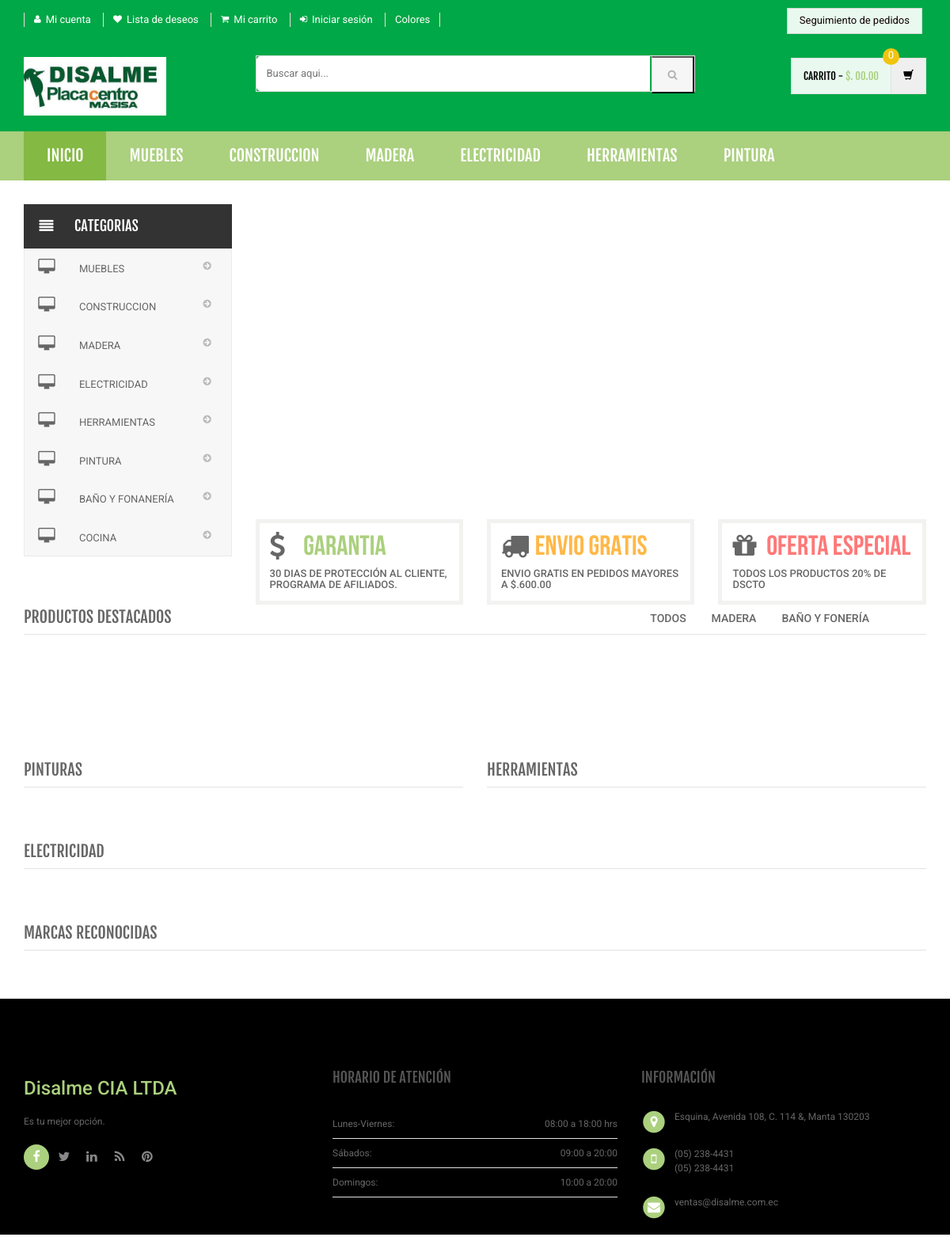
The page / on the database its author committed.
### tables this page shows
CREATE TABLE `category` (
  `id` int(11) NOT NULL,
  `categoryName` varchar(255) DEFAULT NULL,
  `categoryDescription` longtext DEFAULT NULL,
  `creationDate` timestamp NOT NULL DEFAULT current_timestamp(),
  `updationDate` varchar(255) DEFAULT NULL
);

### index.php (the view, shortened to what this page needs)
<?php
include('includes/config.php');
?>
<!DOCTYPE html>
<html lang="es">
	<head>
	    <link rel="stylesheet" href="assets/css/bootstrap.min.css">
	    <link rel="stylesheet" href="assets/css/main.css">
	    <link rel="stylesheet" href="assets/css/green.css">
	    <link rel="stylesheet" href="assets/css/owl.carousel.css">
		<link rel="stylesheet" href="assets/css/owl.transitions.css">
		<link rel="stylesheet" href="assets/css/owl.theme.css">
		<link href="assets/css/lightbox.css" rel="stylesheet">
		<link rel="stylesheet" href="assets/css/animate.min.css">
		<link rel="stylesheet" href="assets/css/rateit.css">
		<link rel="stylesheet" href="assets/css/bootstrap-select.min.css">
		<link rel="stylesheet" href="assets/css/config.css">
		<link href="assets/css/green.css" rel="alternate stylesheet" title="Green color">
		<link href="assets/css/blue.css" rel="alternate stylesheet" title="Blue color">
		<link href="assets/css/red.css" rel="alternate stylesheet" title="Red color">
		<link href="assets/css/orange.css" rel="alternate stylesheet" title="Orange color">
		<link href="assets/css/dark-green.css" rel="alternate stylesheet" title="Darkgreen color">
		<link rel="stylesheet" href="assets/css/font-awesome.min.css">
	</head>
    <body class="cnt-home">
<header class="header-style-1">
<?php include('includes/top-header.php');?>
<?php include('includes/main-header.php');?>
<?php include('includes/menu-bar.php');?>
</header>
<div class="body-content outer-top-xs" id="top-banner-and-menu">
	<div class="container">
		<div class="furniture-container homepage-container">
		<div class="row">
			<div class="col-xs-12 col-sm-12 col-md-3 sidebar">
	<?php include('includes/side-menu.php');?>
			</div>
			<div class="col-xs-12 col-sm-12 col-md-9 homebanner-holder">
<div id="hero" class="homepage-slider3">
</div>
<div class="info-boxes wow fadeInUp">
	<div class="info-boxes-inner">
		<div class="row">
			<div class="col-md-6 col-sm-4 col-lg-4">
				<div class="info-box">
					<div class="row">
						<div class="col-xs-2">
						     <i class="icon fa fa-dollar"></i>
						</div>
						<div class="col-xs-10">
							<h4 class="info-box-heading green">Garantia</h4>
						</div>
					</div>
					<h6 class="text">30 dias de protección al cliente, programa de afiliados.</h6>
				</div>
			</div>
			<div class="hidden-md col-sm-4 col-lg-4">
				<div class="info-box">
					<div class="row">
						<div class="col-xs-2">
							<i class="icon fa fa-truck"></i>
						</div>
						<div class="col-xs-10">
							<h4 class="info-box-heading orange">Envio gratis</h4>
						</div>
					</div>
					<h6 class="text">envio gratis en pedidos mayores a $.600.00</h6>
				</div>
			</div>
			<div class="col-md-6 col-sm-4 col-lg-4">
				<div class="info-box">
					<div class="row">
						<div class="col-xs-2">
							<i class="icon fa fa-gift"></i>
						</div>
						<div class="col-xs-10">
							<h4 class="info-box-heading red">Oferta Especial</h4>
						</div>
					</div>
					<h6 class="text">Todos los productos 20% de dscto </h6>
				</div>
			</div>
		</div>
	</div>
</div>
			</div>
		</div>
		<div id="product-tabs-slider" class="scroll-tabs inner-bottom-vs  wow fadeInUp">
			<div class="more-info-tab clearfix">
			   <h3 class="new-product-title pull-left">Productos Destacados</h3>
				<ul class="nav nav-tabs nav-tab-line pull-right" id="new-products-1">
					<li class="active"><a href="#all" data-toggle="tab">Todos</a></li>
					<li><a href="#books" data-toggle="tab">Madera</a></li>
					<li><a href="#furniture" data-toggle="tab">Baño y Fonería</a></li>
				</ul>
			</div>
		</div>
			<div class="sections prod-slider-small outer-top-small">
				<div class="row">
					<div class="col-md-6">
	                   <section class="section">
	                   	<h3 class="section-title">Pinturas</h3>
	                   </section>
					</div>
					<div class="col-md-6">
						<section class="section">
							<h3 class="section-title">Herramientas</h3>
	                   </section>
					</div>
				</div>
			</div>
	<section class="section featured-product inner-xs wow fadeInUp">
    		<h3 class="section-title">Electricidad</h3>
		</section>
<?php include('includes/brands-slider.php');?>
</div>
</div>
<?php include('includes/footer.php');?>
</body>
</html>

### includes/menu-bar.php (shortened to what this page needs)
<div class="header-nav animate-dropdown">
    <div class="container">
        <div class="yamm navbar navbar-default" role="navigation">
            <div class="nav-bg-class">
                <div class="navbar-collapse collapse" id="mc-horizontal-menu-collapse">
	<div class="nav-outer">
		<ul class="nav navbar-nav">
			<li class="active dropdown yamm-fw">
				<a href="index" data-hover="dropdown" class="dropdown-toggle">Inicio</a>
			</li>
              <?php $sql=mysqli_query($con,"select id,categoryName  from category limit 6");
while($row=mysqli_fetch_array($sql))
{
    ?>
			<li class="dropdown yamm">
				<a href="category.php?cid=<?php echo $row['id'];?>"> <?php echo $row['categoryName'];?></a>
			</li>
			<?php } ?>
		</ul>
		<div class="clearfix"></div>
	</div>
</div>
            </div>
        </div>
    </div>
</div>

### includes/side-menu.php
<div class="side-menu animate-dropdown outer-bottom-xs">
    <div class="head"><i class="icon fa fa-align-justify fa-fw"></i> Categorias</div>
    <nav class="yamm megamenu-horizontal" role="navigation">
        <ul class="nav">
            <li class="dropdown menu-item">
              <?php $sql=mysqli_query($con,"select id,categoryName  from category");
while($row=mysqli_fetch_array($sql))
{
    ?>
                <a href="category?cid=<?php echo $row['id'];?>" class="dropdown-toggle"><i class="icon fa fa-desktop fa-fw"></i>
                <?php echo $row['categoryName'];?></a>
                <?php }?>
</li>
</ul>
    </nav>
</div>

### assets/css/green.css (style rules this page uses)
a { color: #abd07e; }
.header-style-1 .header-nav { background: #abd07e; }
.cnt-home .header-style-1 .header-nav .navbar .navbar-nav > li.active { background: #84b943; }
.info-box .info-box-heading.green { color: #abd07e; }

### assets/css/lightbox.css (style rules this page uses)
body:after { content: url(../images/close.png) url(../images/loading.gif) url(../images/prev.png) url(../images/next.png); display: none; }

### assets/css/blue.css (style rules this page uses)
a { color: #3498db; }
.header-style-1 .header-nav { background: #3498db; }
.cnt-home .header-style-1 .header-nav .navbar .navbar-nav > li.active { background: #1d6ca1; }
.info-box .info-box-heading.green { color: #3498db; }

### assets/css/red.css (style rules this page uses)
a { color: #ff6c6c; }
.header-style-1 .header-nav { background: #ff6c6c; }
.cnt-home .header-style-1 .header-nav .navbar .navbar-nav > li.active { background: #ff1a1a; }
.info-box .info-box-heading.green { color: #ff6c6c; }

### assets/css/orange.css (style rules this page uses)
a { color: #f39c12; }
.header-style-1 .header-nav { background: #f39c12; }
.cnt-home .header-style-1 .header-nav .navbar .navbar-nav > li.active { background: #ab6c09; }
.info-box .info-box-heading.green { color: #f39c12; }

### assets/css/dark-green.css (style rules this page uses)
a { color: #12cca7; }
.header-style-1 .header-nav { background: #12cca7; }
.cnt-home .header-style-1 .header-nav .navbar .navbar-nav > li.active { background: #0b816a; }
.info-box .info-box-heading.green { color: #12cca7; }

### rows shown on the page
category: categoryName "MUEBLES"
category: categoryName "CONSTRUCCION"
category: categoryName "MADERA"
category: categoryName "ELECTRICIDAD"
category: categoryName "HERRAMIENTAS"
category: categoryName "PINTURA"
category: categoryName "BAÑO Y FONANERÍA"
category: categoryName "COCINA"
